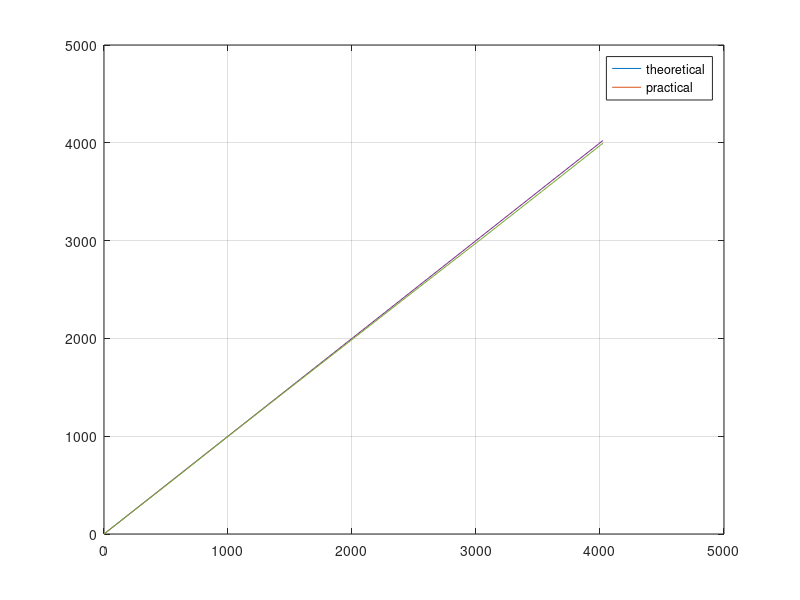

The MATLAB script that drew this image:
x_var=[0.000, 0.437, 0.830, 1.226, 1.618, 2.048, 2.443, 2.839];
y_var=[0.000, 0.399, 0.753, 1.111, 1.464, 1.851, 2.209, 2.564];
y_11=[0	0.4389	0.8283	1.2221	1.6104	2.0361	2.4299	2.8204];
x_var_new=[0.000, 0.438, 0.830, 1.228, 1.620, 2.050, 2.446, 2.842 3.241];
y_new=[0.000000 540 1028 1518 1999 2526 3010 3500 3995];
y_theoretical_1=((x_var_new)*3)/4096;
y_theoretical = cast(y_theoretical_1,"uint8")
plot(x_var,y_var)
hold on
plot(x_var_new,y_theoretical)
hold on
plot(x_var,y_var*1.1)
y_adj=y_var*1.1;
legend('theoretical','practical','adjusted')
grid on

%Shweta's Code
x_var_new=[0.000, 0.438, 0.830, 1.228, 1.620, 2.050, 2.446, 2.842 3.241];
x_th=[0    544   1030   1524   2011   2544   3036   3528   4023];
y_new=[0.000000 540 1028 1518 1999 2526 3010 3500 3995];
y_ch_2=[0 560 1035 1525 2009 2540 3030 4011];
x_theoretical_1=(((x_var_new)*4096)/3.3);
x_theoretical = cast(x_theoretical_1,"uint16")

plot(x_theoretical,x_theoretical)
hold on
plot(x_theoretical,y_new)
% hold on
% plot(x_var,y_var*1.1)
% y_adj=y_var*1.1;
legend('theoretical','practical')
grid on
hold off
